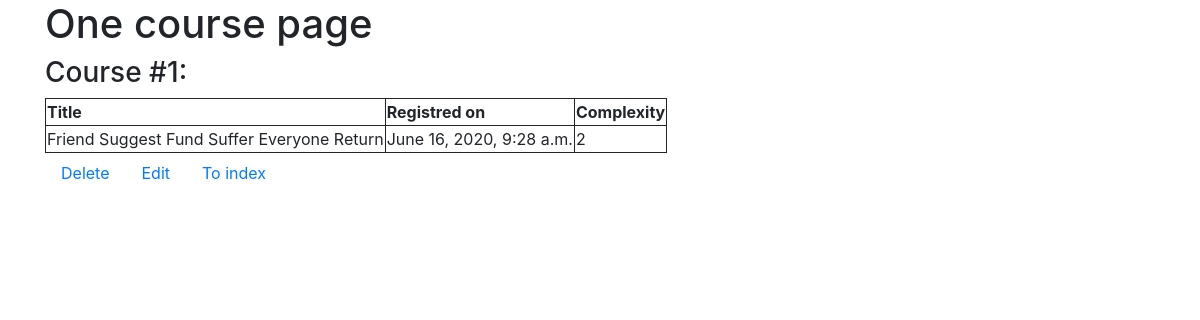
/index/one_course/1/, run on the app's committed database.
### mycourse/models.py (models this page shows, shortened)
class AbstractModel(models.Model):
    class Meta:
        abstract = True

class Course(AbstractModel):
    COMP_LOW = 1
    COMP_NORMAL = 2
    COMP_HIGH = 3
    COMPLEXITY = (
        (COMP_LOW, 'low'),
        (COMP_NORMAL, 'normal'),
        (COMP_HIGH, 'high'),
    )
    title = models.CharField(max_length=250)
    complexity = models.IntegerField(choices=COMPLEXITY)
    time_created = models.DateTimeField(auto_now_add=True)

### mycourse/views.py (the view)
# urls.py: path('one_course/<int:pk>/', one_course_view, name='one_course'),
def one_course_view(request, pk):
    context = {'one_course': Course.objects.filter(pk = pk).first}
    return render(request, 'one_course.html', context=context)

### mycourse/templates/one_course.html (shortened to what this page needs)
{% extends 'base.html' %}
{% block content %}
<body>
    <h1> One course page</h1>
    {% if one_course %}
        <h3>Course #{{ one_course.id}}:</h3>
        <table style="border: 1px solid">
        <tr style="border: 1px solid">
            <th style="border: 1px solid">Title</th>
            <th style="border: 1px solid">Registred on</th>
            <th style="border: 1px solid">Complexity</th>
        </tr>
            <tr style="border: 1px solid">
                <td style="border: 1px solid"> {{ one_course.title }} </td>
                <td style="border: 1px solid"> {{ one_course.time_created }} </td>
                <td style="border: 1px solid"> {{ one_course.complexity }} </td>
            </tr>
         </table>
    {% endif %}
</body>
<footer>
    <ul class="nav">
        <li class="nav-item">
            <a class="nav-link" href="delete_course/">Delete</a>
        </li>
        <li class="nav-item">
            <a class="nav-link" href="edit_course/">Edit</a>
        </li>
        <li class="nav-item">
            <a class="nav-link" href="/index/">To index</a>
        </li>
    </ul>
</footer>
{% endblock content %}

### data on the page
Course: id "1", title "Friend Suggest Fund Suffer Everyone Return", time_created "June 16, 2020, 9:28 a.m.", complexity "2"
